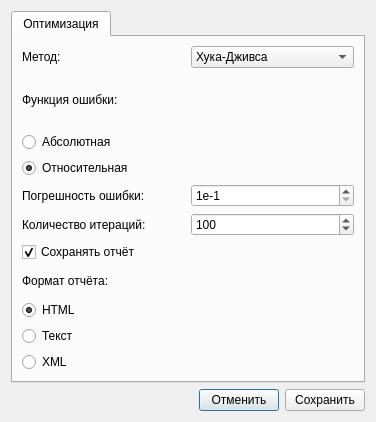
<?xml version="1.0" encoding="UTF-8"?>
<ui version="4.0">
 <class>FormSetting</class>
 <widget class="QDialog" name="FormSetting">
  <property name="geometry">
   <rect>
    <x>0</x>
    <y>0</y>
    <width>376</width>
    <height>422</height>
   </rect>
  </property>
  <property name="windowTitle">
   <string>Настройки</string>
  </property>
  <layout class="QGridLayout" name="gridLayout">
   <item row="0" column="0">
    <widget class="QTabWidget" name="tabWidget">
     <property name="currentIndex">
      <number>0</number>
     </property>
     <widget class="QWidget" name="settingOptimisationTab">
      <attribute name="title">
       <string>Оптимизация</string>
      </attribute>
      <layout class="QGridLayout" name="gridLayout_2">
       <item row="0" column="0">
        <layout class="QHBoxLayout" name="horizontalLayout_2">
         <item>
          <widget class="QLabel" name="label">
           <property name="text">
            <string>Метод:</string>
           </property>
          </widget>
         </item>
         <item>
          <widget class="QComboBox" name="methodOptimisatonComboBox">
           <item>
            <property name="text">
             <string>Хука-Дживса</string>
            </property>
           </item>
           <item>
            <property name="text">
             <string>Квазиньютоновский</string>
            </property>
           </item>
           <item>
            <property name="text">
             <string>Наискорейшего спуска</string>
            </property>
           </item>
          </widget>
         </item>
        </layout>
       </item>
       <item row="1" column="0">
        <layout class="QVBoxLayout" name="verticalLayout">
         <item>
          <widget class="QLabel" name="label_2">
           <property name="text">
            <string>Функция ошибки:</string>
           </property>
          </widget>
         </item>
         <item>
          <widget class="QRadioButton" name="errorAbsoluteRadioButton">
           <property name="text">
            <string>Абсолютная</string>
           </property>
           <attribute name="buttonGroup">
            <string notr="true">errorButtonGroup</string>
           </attribute>
          </widget>
         </item>
         <item>
          <widget class="QRadioButton" name="errorRelativeRadioButton">
           <property name="text">
            <string>Относительная</string>
           </property>
           <property name="checked">
            <bool>true</bool>
           </property>
           <attribute name="buttonGroup">
            <string notr="true">errorButtonGroup</string>
           </attribute>
          </widget>
         </item>
        </layout>
       </item>
       <item row="2" column="0">
        <layout class="QHBoxLayout" name="horizontalLayout">
         <item>
          <widget class="QLabel" name="label_3">
           <property name="text">
            <string>Погрешность ошибки:</string>
           </property>
          </widget>
         </item>
         <item>
          <widget class="QSpinBox" name="errorEpsSpinBox">
           <property name="suffix">
            <string/>
           </property>
           <property name="prefix">
            <string>1e-</string>
           </property>
           <property name="minimum">
            <number>1</number>
           </property>
           <property name="maximum">
            <number>30</number>
           </property>
          </widget>
         </item>
        </layout>
       </item>
       <item row="3" column="0">
        <layout class="QHBoxLayout" name="horizontalLayout_3">
         <item>
          <widget class="QLabel" name="label_4">
           <property name="text">
            <string>Количество итераций:</string>
           </property>
          </widget>
         </item>
         <item>
          <widget class="QSpinBox" name="iterationCountSpinBox">
           <property name="minimum">
            <number>1</number>
           </property>
           <property name="maximum">
            <number>1000</number>
           </property>
           <property name="value">
            <number>100</number>
           </property>
          </widget>
         </item>
        </layout>
       </item>
       <item row="4" column="0">
        <widget class="QCheckBox" name="reportSaveCheckBox">
         <property name="text">
          <string>Сохранять отчёт</string>
         </property>
         <property name="checked">
          <bool>true</bool>
         </property>
        </widget>
       </item>
       <item row="5" column="0">
        <layout class="QVBoxLayout" name="verticalLayout_2">
         <item>
          <widget class="QLabel" name="label_5">
           <property name="text">
            <string>Формат отчёта:</string>
           </property>
          </widget>
         </item>
         <item>
          <widget class="QRadioButton" name="reportFormatHtmlRadioButton">
           <property name="text">
            <string>HTML</string>
           </property>
           <property name="checked">
            <bool>true</bool>
           </property>
           <attribute name="buttonGroup">
            <string notr="true">reportFormatButtonGroup</string>
           </attribute>
          </widget>
         </item>
         <item>
          <widget class="QRadioButton" name="reportFormatTextRadioButton">
           <property name="text">
            <string>Текст</string>
           </property>
           <attribute name="buttonGroup">
            <string notr="true">reportFormatButtonGroup</string>
           </attribute>
          </widget>
         </item>
         <item>
          <widget class="QRadioButton" name="reportFormatXmlRadionButton">
           <property name="text">
            <string>XML</string>
           </property>
           <attribute name="buttonGroup">
            <string notr="true">reportFormatButtonGroup</string>
           </attribute>
          </widget>
         </item>
        </layout>
       </item>
      </layout>
     </widget>
    </widget>
   </item>
   <item row="1" column="0">
    <layout class="QHBoxLayout" name="horizontalLayout_4">
     <item>
      <spacer name="horizontalSpacer">
       <property name="orientation">
        <enum>Qt::Horizontal</enum>
       </property>
       <property name="sizeHint" stdset="0">
        <size>
         <width>40</width>
         <height>20</height>
        </size>
       </property>
      </spacer>
     </item>
     <item>
      <widget class="QPushButton" name="cancelButton">
       <property name="text">
        <string>Отменить</string>
       </property>
      </widget>
     </item>
     <item>
      <widget class="QPushButton" name="saveButton">
       <property name="text">
        <string>Сохранить</string>
       </property>
      </widget>
     </item>
    </layout>
   </item>
  </layout>
 </widget>
 <resources/>
 <connections/>
 <buttongroups>
  <buttongroup name="errorButtonGroup"/>
  <buttongroup name="reportFormatButtonGroup"/>
 </buttongroups>
</ui>
